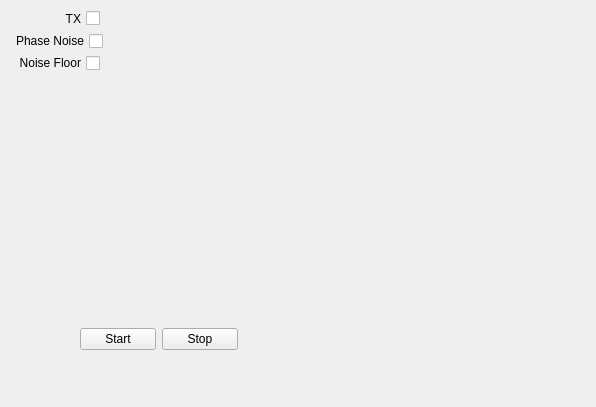
<?xml version="1.0" encoding="UTF-8"?>
<ui version="4.0">
 <class>QTestRFDlg</class>
 <widget class="QWidget" name="QTestRFDlg">
  <property name="geometry">
   <rect>
    <x>0</x>
    <y>0</y>
    <width>596</width>
    <height>407</height>
   </rect>
  </property>
  <property name="windowTitle">
   <string>Form</string>
  </property>
  <widget class="QWidget" name="">
   <property name="geometry">
    <rect>
     <x>80</x>
     <y>327</y>
     <width>158</width>
     <height>25</height>
    </rect>
   </property>
   <layout class="QHBoxLayout" name="horizontalLayout">
    <item>
     <widget class="QPushButton" name="pushButtonStar">
      <property name="sizePolicy">
       <sizepolicy hsizetype="Expanding" vsizetype="Fixed">
        <horstretch>0</horstretch>
        <verstretch>0</verstretch>
       </sizepolicy>
      </property>
      <property name="text">
       <string>Start</string>
      </property>
     </widget>
    </item>
    <item>
     <widget class="QPushButton" name="pushButtonStop">
      <property name="sizePolicy">
       <sizepolicy hsizetype="Expanding" vsizetype="Fixed">
        <horstretch>0</horstretch>
        <verstretch>0</verstretch>
       </sizepolicy>
      </property>
      <property name="text">
       <string>Stop</string>
      </property>
     </widget>
    </item>
   </layout>
  </widget>
  <widget class="QWidget" name="">
   <property name="geometry">
    <rect>
     <x>10</x>
     <y>10</y>
     <width>251</width>
     <height>61</height>
    </rect>
   </property>
   <layout class="QVBoxLayout" name="verticalLayout">
    <item>
     <layout class="QHBoxLayout" name="horizontalLayout_4">
      <item>
       <widget class="QCheckBox" name="checkBoxTX">
        <property name="sizePolicy">
         <sizepolicy hsizetype="Fixed" vsizetype="Fixed">
          <horstretch>0</horstretch>
          <verstretch>0</verstretch>
         </sizepolicy>
        </property>
        <property name="minimumSize">
         <size>
          <width>90</width>
          <height>0</height>
         </size>
        </property>
        <property name="layoutDirection">
         <enum>Qt::RightToLeft</enum>
        </property>
        <property name="text">
         <string>TX</string>
        </property>
       </widget>
      </item>
      <item>
       <spacer name="horizontalSpacer">
        <property name="orientation">
         <enum>Qt::Horizontal</enum>
        </property>
        <property name="sizeHint" stdset="0">
         <size>
          <width>40</width>
          <height>20</height>
         </size>
        </property>
       </spacer>
      </item>
     </layout>
    </item>
    <item>
     <layout class="QHBoxLayout" name="horizontalLayout_2">
      <item>
       <widget class="QCheckBox" name="checkBoxTX_PhaseNoise">
        <property name="sizePolicy">
         <sizepolicy hsizetype="Fixed" vsizetype="Fixed">
          <horstretch>0</horstretch>
          <verstretch>0</verstretch>
         </sizepolicy>
        </property>
        <property name="minimumSize">
         <size>
          <width>90</width>
          <height>0</height>
         </size>
        </property>
        <property name="layoutDirection">
         <enum>Qt::RightToLeft</enum>
        </property>
        <property name="text">
         <string>Phase Noise</string>
        </property>
       </widget>
      </item>
      <item>
       <widget class="QLed" name="resultTX_PhaseNoise" native="true">
        <property name="minimumSize">
         <size>
          <width>35</width>
          <height>0</height>
         </size>
        </property>
       </widget>
      </item>
     </layout>
    </item>
    <item>
     <layout class="QHBoxLayout" name="horizontalLayout_3">
      <item>
       <widget class="QCheckBox" name="checkBoxTX_NoiseFloor">
        <property name="sizePolicy">
         <sizepolicy hsizetype="Fixed" vsizetype="Fixed">
          <horstretch>0</horstretch>
          <verstretch>0</verstretch>
         </sizepolicy>
        </property>
        <property name="minimumSize">
         <size>
          <width>90</width>
          <height>0</height>
         </size>
        </property>
        <property name="layoutDirection">
         <enum>Qt::RightToLeft</enum>
        </property>
        <property name="text">
         <string>Noise Floor</string>
        </property>
       </widget>
      </item>
      <item>
       <widget class="QLed" name="resultTX_NoiseFloor" native="true">
        <property name="minimumSize">
         <size>
          <width>35</width>
          <height>0</height>
         </size>
        </property>
       </widget>
      </item>
     </layout>
    </item>
   </layout>
  </widget>
 </widget>
 <customwidgets>
  <customwidget>
   <class>QLed</class>
   <extends>QWidget</extends>
   <header>q_led.h</header>
   <container>1</container>
  </customwidget>
 </customwidgets>
 <resources/>
 <connections/>
</ui>
